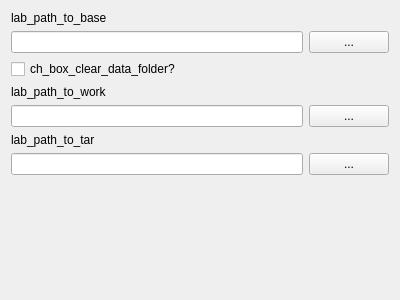
<?xml version="1.0" encoding="UTF-8"?>
<ui version="4.0">
 <class>SettingsPage</class>
 <widget class="QWidget" name="SettingsPage">
  <property name="geometry">
   <rect>
    <x>0</x>
    <y>0</y>
    <width>400</width>
    <height>300</height>
   </rect>
  </property>
  <property name="windowTitle">
   <string>Form</string>
  </property>
  <layout class="QGridLayout" name="gridLayout">
   <item row="3" column="0">
    <widget class="QLabel" name="lab_path_to_work">
     <property name="text">
      <string>lab_path_to_work</string>
     </property>
    </widget>
   </item>
   <item row="0" column="0">
    <widget class="QLabel" name="lab_path_to_base">
     <property name="text">
      <string>lab_path_to_base</string>
     </property>
    </widget>
   </item>
   <item row="1" column="0">
    <widget class="QLineEdit" name="le_path_to_base"/>
   </item>
   <item row="6" column="1">
    <widget class="QPushButton" name="pb_path_to_tar_2">
     <property name="text">
      <string>...</string>
     </property>
    </widget>
   </item>
   <item row="1" column="1">
    <widget class="QPushButton" name="pb_path_to_tar">
     <property name="text">
      <string>...</string>
     </property>
    </widget>
   </item>
   <item row="5" column="0">
    <widget class="QLabel" name="lab_path_to_tar">
     <property name="text">
      <string>lab_path_to_tar</string>
     </property>
    </widget>
   </item>
   <item row="2" column="0">
    <widget class="QCheckBox" name="cb_if_clear_base">
     <property name="text">
      <string>ch_box_clear_data_folder?</string>
     </property>
    </widget>
   </item>
   <item row="6" column="0">
    <widget class="QLineEdit" name="le_path_to_tar"/>
   </item>
   <item row="4" column="0">
    <widget class="QLineEdit" name="le_path_to_work"/>
   </item>
   <item row="4" column="1">
    <widget class="QPushButton" name="pb_path_to_work">
     <property name="text">
      <string>...</string>
     </property>
    </widget>
   </item>
   <item row="7" column="0">
    <spacer name="verticalSpacer">
     <property name="orientation">
      <enum>Qt::Vertical</enum>
     </property>
     <property name="sizeHint" stdset="0">
      <size>
       <width>20</width>
       <height>40</height>
      </size>
     </property>
    </spacer>
   </item>
  </layout>
 </widget>
 <resources/>
 <connections/>
</ui>
